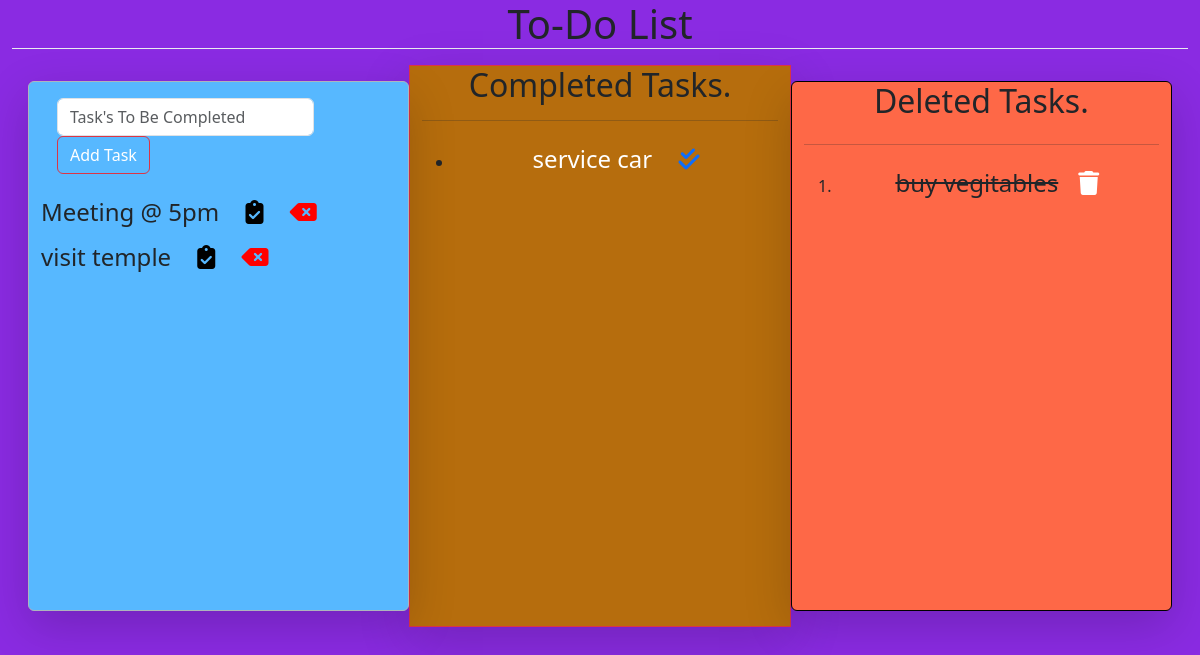
The page / on the database its author committed.
### home/models.py (models this page shows)
class Tasks(models.Model):
    task_description=models.CharField(max_length=100)
    status=models.CharField(default="pending",max_length=50)

### home/views.py (the view, shortened to what this page needs)
# urls.py: 2. Add a URL to urlpatterns:  path('', views.home, name='home')
def home(request):
    queryset = Tasks.objects.all()
    context = {'Tasks': queryset}
    return render(request, 'index.html', context)

### home/templates/index.html (shortened to what this page needs)
<!DOCTYPE html>
<html lang="en">
  <head>
    <link rel="stylesheet" href="https://cdnjs.cloudflare.com/ajax/libs/font-awesome/6.4.2/css/all.min.css" />
    <link href="https://cdn.jsdelivr.net/npm/bootstrap@5.3.2/dist/css/bootstrap.min.css" rel="stylesheet" />
    <link rel="stylesheet" href="/static/index.css" />
  </head>
  <body>
    <div class="container-fluid">
      <h2 class="h1 border-bottom border-light-subtle" style="text-align: center; ">To-Do List</h2>
      <div class="row m-3">
        <div class="col-4 col-md-12 col-lg-4 col-sm-12 my-3 border border-dark-subtle shadow-lg card" id="left" style="height: 530px;background-color: #57B8FF; ">
          <div class="input-group">
            <div class="form p-3">
              <form action="" method="post">
                <input type="text" class="form-control" required name="task" placeholder="Task's To Be Completed" aria-label="Recipient's username with two button addons" />
                <button class="btn btn-outline-secondary border border-danger" type="submit" style="color: white;">Add Task</button>
              </form>
            </div>
          </div>
          <div class="tasks" style="overflow: scroll; overflow-x: hidden;">
            {% for task in Tasks %}
              {% if task.status == 'pending' %}
                <div class="lists " >
                  <h4 class="draggable" draggable="true">
                    {{ task.task_description }}
                    <a href="{% url 'completed_tasks' task.id %}" style="text-decoration: none;"><i class="fa-solid fa-clipboard-check" style="cursor: pointer;color: black;"></i></a>
                    <a href="{% url 'deleted_tasks' task.id %}" style="text-decoration: none;"><i class="fa-solid fa-delete-left" style="cursor: not-allowed;color: red;"></i></a>
                  </h4>
                </div>
              {% endif %}
            {% endfor %}
          </div>
        </div>
        <div class="div2 col-4 col-md-12 col-lg-4 col-sm-12 border border-danger shadow-lg" id="right" style="background-color: #B66D0D;">
          <h2 style="background-color: #B66D0D;text-align: center;">Completed Tasks.</h2>
          <hr />
          <div class="tasks droppable" id="completed-tasks" style="overflow: scroll; overflow-x: hidden;">
            <ul>
              {% for task in Tasks %}
                {% if task.status == 'completed' %}
                  <li class="draggable" draggable="true">
                    <h4 style="background-color: #B66D0D; text-align: center;color: white;">{{ task.task_description }} <a class="" href="{% url 'remove_tasks' task.id %}" style="text-decoration: none;"><i class="fa-solid fa-check-double" style="background-color: #B66D0D;"></i></a></h4>
                  </li>
                {% endif %}
              {% endfor %}
            </ul>
          </div>
        </div>
        <div class="del col-4 col-md-12 col-lg-4 col-sm-12 div3 my-3 border border-black shadow-lg card" style="background-color: #FE6847;">
          <h2 style="background-color: #FE6847;text-align: center;">Deleted Tasks.</h2>
          <hr />
          <div class="tasks droppable" id="deleted-tasks" style="overflow: scroll; overflow-x: hidden;">
            <ol style="background-color: #FE6847;">
              {% for task in Tasks %}
                {% if task.status == 'deleted' %}
                  <li class="draggable" draggable="true">
                    <h4 style="background-color: #FE6847; text-align: center;text-decoration: line-through;">{{ task.task_description }}<a class="" href="{% url 'remove_tasks' task.id %}" style="text-decoration: none;"><i class="fa-solid fa-trash" style="color: white;"></i></a></h4>
                  </li>
                {% endif %}
              {% endfor %}
            </ol>
          </div>
        </div>
      </div>
    </div>
  </body>
</html>

### home/static/index.css (style rules this page uses)
body { margin:0; padding: 0; background-color: blueviolet; }
.h1 { margin-bottom: 2px solid white; }
.fa-solid { padding-left: 20px; padding-top: 10px; cursor:pointer; }

### rows shown on the page
Tasks: task_description "Meeting @ 5pm"
Tasks: task_description "visit temple"
Tasks: task_description "service car"
Tasks: task_description "buy vegitables"
